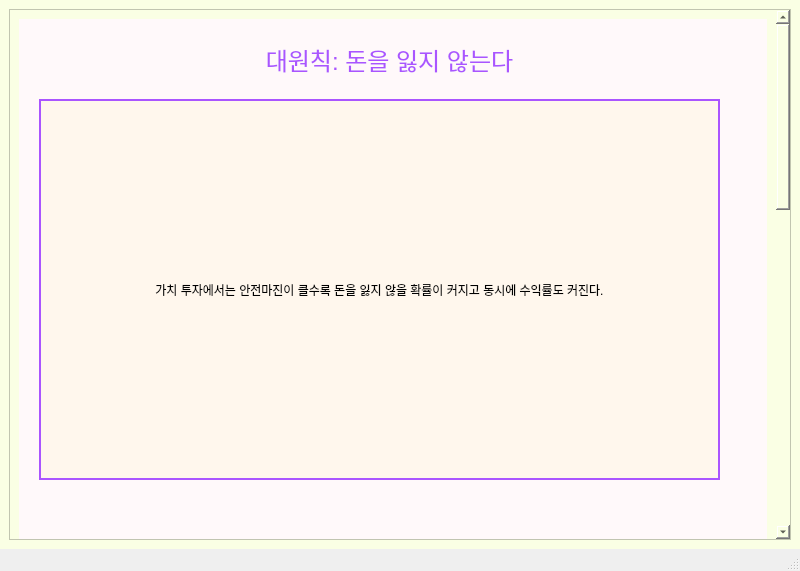
<?xml version="1.0" encoding="UTF-8"?>
<ui version="4.0">
 <class>MainWindow</class>
 <widget class="QMainWindow" name="MainWindow">
  <property name="geometry">
   <rect>
    <x>0</x>
    <y>0</y>
    <width>800</width>
    <height>571</height>
   </rect>
  </property>
  <property name="windowTitle">
   <string>MainWindow</string>
  </property>
  <widget class="QWidget" name="centralwidget">
   <property name="styleSheet">
    <string notr="true">background-color: rgb(250, 255, 228);</string>
   </property>
   <layout class="QVBoxLayout" name="verticalLayout">
    <item>
     <widget class="QScrollArea" name="scrollArea">
      <property name="styleSheet">
       <string notr="true">/*VERTICAL SCROLLBAR*/
QScrollBar:vertical {
	border:none;
	background-color: rgb(189, 189, 189);
	width: 14px;
	margin: 15px 0 15px 0;
	border-radius: 0px;
}
/* HANDLE BAR VERTICAL */
QScrollBar::handle:vertical {
	
	background-color: rgb(124, 124, 124);
	min-height: 30px;
	border-radius: 7px;
}
QScrollBar::handle:vertical:hover {
	background-color: rgb(187, 194, 216);
}
QScrollBar::handle:vertical:pressed {
	
	background-color: rgb(165, 162, 186);
}
/*BTN TOP -SCROLLBAR*/
QScrollBar::sub-line:vertical {
	border:none;
	
	background-color: rgb(106, 106, 106);
	height: 15px;
	border-top-left-radius: 7px;
	border-top-right-radius: 7px;
	subcontrol-position: top;
	subcontrol-origin: margin;
}
QScrollBar::sub-line:vertical:hover {
	background-color: rgb(124, 124, 124);
}
QScrollBar::sub-line:vertical:pressed {
	background-color: rgb(165, 162, 186);
}

</string>
      </property>
      <property name="widgetResizable">
       <bool>true</bool>
      </property>
      <widget class="QWidget" name="scrollAreaWidgetContents">
       <property name="geometry">
        <rect>
         <x>0</x>
         <y>0</y>
         <width>755</width>
         <height>1422</height>
        </rect>
       </property>
       <property name="styleSheet">
        <string notr="true"/>
       </property>
       <layout class="QVBoxLayout" name="verticalLayout_2">
        <item>
         <widget class="QWidget" name="widget" native="true">
          <property name="minimumSize">
           <size>
            <width>0</width>
            <height>1400</height>
           </size>
          </property>
          <property name="styleSheet">
           <string notr="true">background-color: rgb(255, 249, 250);</string>
          </property>
          <widget class="QLabel" name="label">
           <property name="geometry">
            <rect>
             <x>170</x>
             <y>10</y>
             <width>401</width>
             <height>61</height>
            </rect>
           </property>
           <property name="text">
            <string>&lt;html&gt;&lt;head/&gt;&lt;body&gt;&lt;p align=&quot;center&quot;&gt;&lt;span style=&quot; font-size:18pt; color:#aa55ff;&quot;&gt;대원칙: 돈을 잃지 않는다&lt;/span&gt;&lt;/p&gt;&lt;/body&gt;&lt;/html&gt;</string>
           </property>
          </widget>
          <widget class="QPushButton" name="pushButton">
           <property name="geometry">
            <rect>
             <x>20</x>
             <y>80</y>
             <width>681</width>
             <height>381</height>
            </rect>
           </property>
           <property name="styleSheet">
            <string notr="true">QPushButton{
	background-color: rgb(255, 247, 237);
	gridline-color: rgb(170, 85, 255);
	border-radius: 25Px;
	border: 2px solid rgb(170, 85, 255);
}
</string>
           </property>
           <property name="text">
            <string>가치 투자에서는 안전마진이 클수록 돈을 잃지 않을 확률이 커지고 동시에 수익률도 커진다.</string>
           </property>
          </widget>
         </widget>
        </item>
       </layout>
      </widget>
     </widget>
    </item>
   </layout>
  </widget>
  <widget class="QMenuBar" name="menubar">
   <property name="geometry">
    <rect>
     <x>0</x>
     <y>0</y>
     <width>800</width>
     <height>26</height>
    </rect>
   </property>
  </widget>
  <widget class="QStatusBar" name="statusbar"/>
 </widget>
 <resources/>
 <connections/>
</ui>
